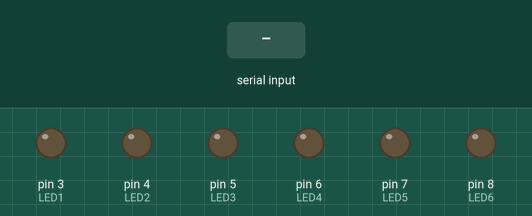
The sketch below on a simulated Arduino Uno, built with avr-gcc and run on an emulated ATmega328P. Parts: output pins drawn as LEDs (lit = HIGH). Inputs (shaded band) come from the test bench.

Above: at 1.2 s.
1.3 s: "30,150\n" received over Serial
At 1.7 s:
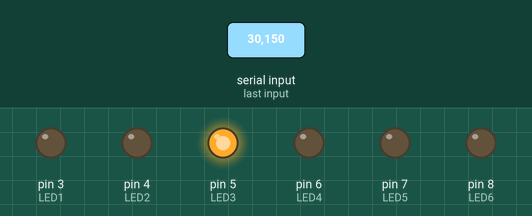
6.5 s: "2\n" received over Serial
At 7.8 s:
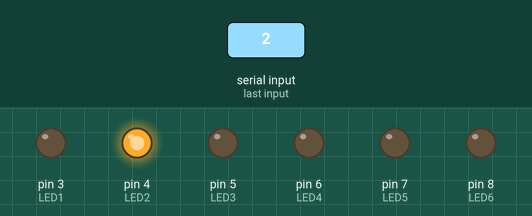
9.5 s: "4\n" received over Serial
At 10.0 s:
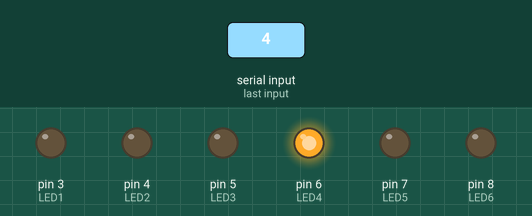
Timing chart, 0 to 12.5 s (numbered marks = the images above; inputs shaded):
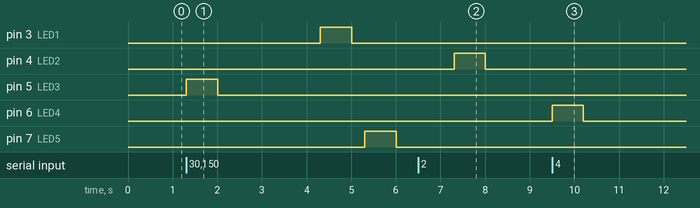

Measured:
- after the input at 1.3 s, pin 3 (LED1): LOW → HIGH after 3.0 s, → LOW 0.70 s later; pin 5 (LED3): LOW → HIGH at once, → LOW 0.70 s later; pin 7 (LED5): LOW → HIGH after 4.0 s, → LOW 0.70 s later
- after the input at 6.5 s, pin 4 (LED2): LOW → HIGH after 0.81 s, → LOW 0.70 s later
- after the input at 9.5 s, pin 6 (LED4): LOW → HIGH at once, → LOW 0.70 s later

The sketch:

lightsequence.ino
```cpp
const int LED1 = 3;   // D3
const int LED2 = 4;   // G3
const int LED3 = 5;   // C4
const int LED4 = 6;   // F4
const int LED5 = 7;   // B4
const int LED6 = 8;   // F6

void setup() {
  // Initialize all the LEDs as outputs
  pinMode(LED1, OUTPUT);
  pinMode(LED2, OUTPUT);
  pinMode(LED3, OUTPUT);
  pinMode(LED4, OUTPUT);
  pinMode(LED5, OUTPUT);
  pinMode(LED6, OUTPUT);

  // Initialize serial communication
  Serial.begin(9600);
}

void loop() {
  if (Serial.available()) {
    // Read the LED sequence from the serial input
    String ledSequence = Serial.readStringUntil('\n');

    // Split the sequence into individual numbers
    int numLEDs = ledSequence.length();
    for (int i = 0; i < numLEDs; i++) {
      int ledNumber = ledSequence.charAt(i) - '0';  // Convert character to integer

      // Turn off all LEDs before turning on the correct one
      digitalWrite(LED1, LOW);
      digitalWrite(LED2, LOW);
      digitalWrite(LED3, LOW);
      digitalWrite(LED4, LOW);
      digitalWrite(LED5, LOW);
      digitalWrite(LED6, LOW);

      // Light up the corresponding LED based on the received number
      switch (ledNumber) {
        case 1:
          digitalWrite(LED1, HIGH);
          break;
        case 2:
          digitalWrite(LED2, HIGH);
          break;
        case 3:
          digitalWrite(LED3, HIGH);
          break;
        case 4:
          digitalWrite(LED4, HIGH);
          break;
        case 5:
          digitalWrite(LED5, HIGH);
          break;
        case 6:
          digitalWrite(LED6, HIGH);
          break;
        default:
          // If the number is invalid, do nothing
          break;
      }

      delay(700);  // Keep the LED on briefly
      digitalWrite(LED1, LOW);
      digitalWrite(LED2, LOW);
      digitalWrite(LED3, LOW);
      digitalWrite(LED4, LOW);
      digitalWrite(LED5, LOW);
      digitalWrite(LED6, LOW);

      delay(300);  // Short delay before moving to the next signal
    }
  }
}
```
